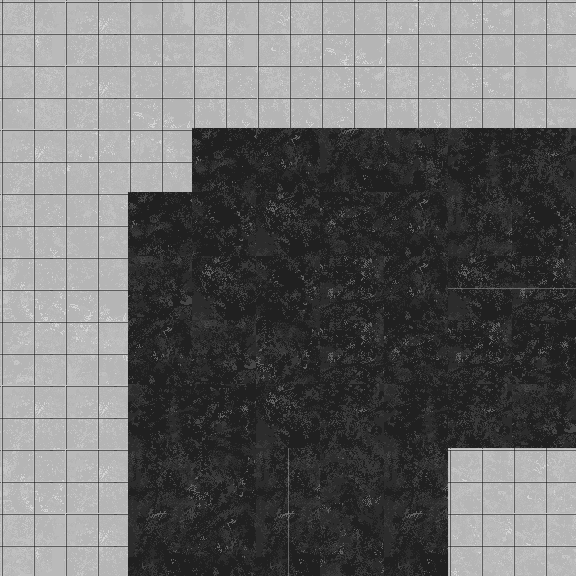

A 2D game scene composited from a Tiled map and its tileset images. What follows is a short description and the map's XML, with every tile layer's data as written:
An orthogonal 9x9 tile map with 64x64 px tiles, 1 tile layer (Tile Layer 1).

<map version="1.0" tiledversion="1.1.2" orientation="orthogonal" renderorder="right-down" width="9" height="9" tilewidth="64" tileheight="64" infinite="0" nextobjectid="1">
 <tileset firstgid="1" source="Road.tsx" />
 <layer name="Tile Layer 1" width="9" height="9">
  <data encoding="csv">
32,5,8,32,15,22,6,16,14,
31,5,22,13,13,16,13,16,8,
5,6,24,26,18,17,11,1,4,
13,14,26,19,25,3,18,9,19,
21,22,28,25,19,27,18,34,36,
29,30,18,28,10,27,3,27,2,
5,5,1,2,25,4,1,4,28,
21,5,9,10,41,12,9,7,15,
32,5,17,18,49,20,17,23,7
</data>
 </layer>
</map>
